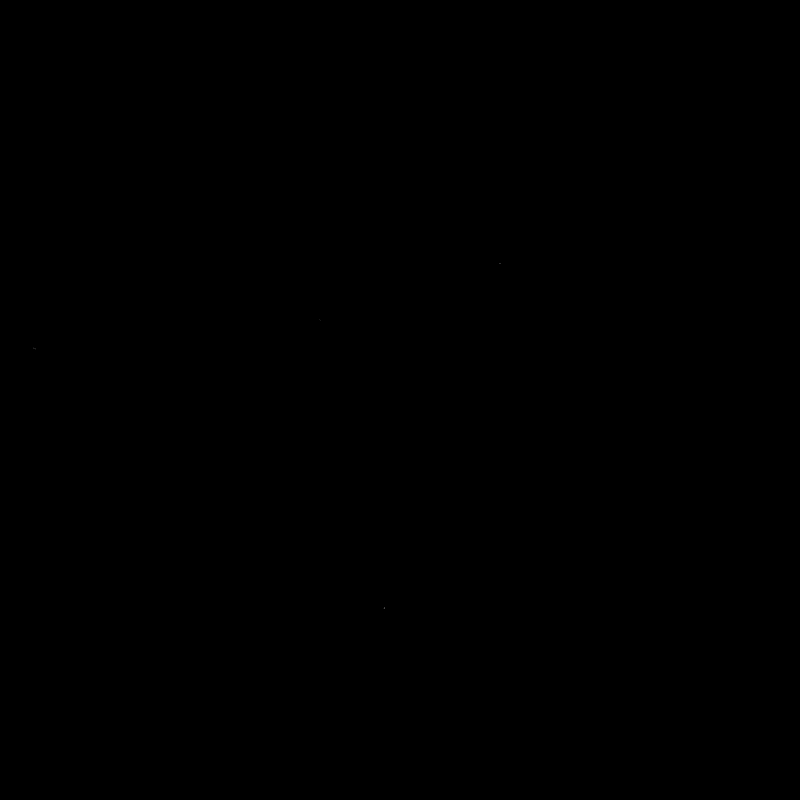
Frame 1 (no input)
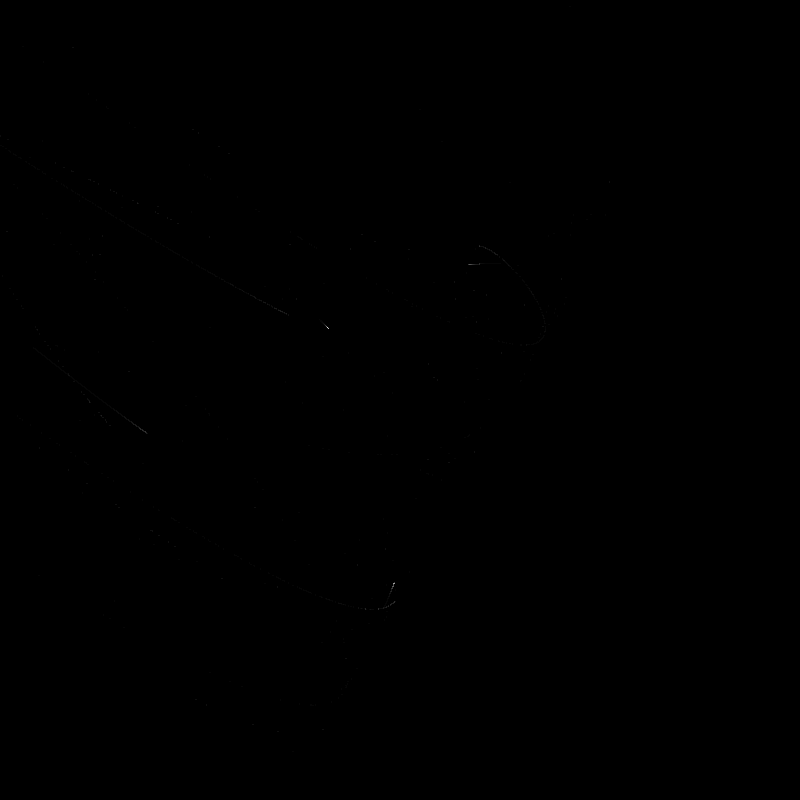
Frame 60 (the mouse pressed at the canvas centre just before this capture)
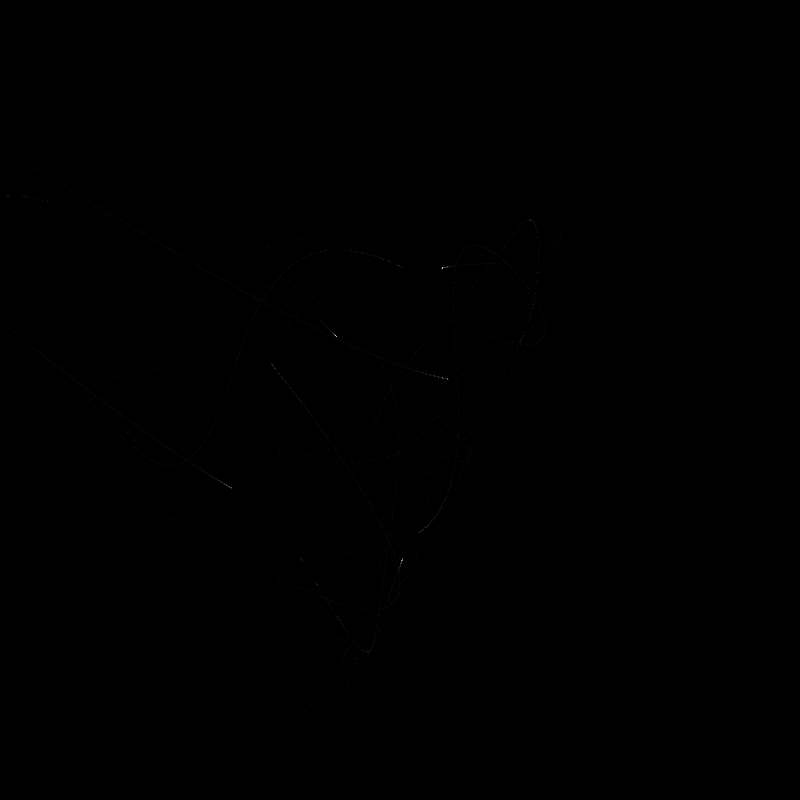
Frame 120 (the mouse held since frame 60 and released just before this capture)

The Processing sketch that drew these frames (run headless with seeded random() and noise(); from frame 60 on, the mouse is pressed at the canvas centre):

// Processing sketch: ChaosEquations
// ── ChaosEquations.pde

// https://www.youtube.com/watch?v=fDSIRXmnVvk

float t;
float dt;
float iterCount;
float amount;
float scale;


void setup() {
  size(800, 800);
  rectMode(CENTER);
  textAlign(RIGHT);
  background(0);
  setupVariables();
}


void setupVariables() {
  t = -0.6;
  dt = 0.001;
  iterCount = 150;
  amount = 150;
  scale = 6;
}


void draw() {
  translate(width/2, height/2);
  scale(width / scale, height / scale);
  fill(0, 20);
  rect(0, 0, width, height);
  stroke(255);
  strokeWeight(0.0001);

  for (int i = 0; i < iterCount; i++) {
    float px = t;
    float py = t;
    for (int o = 0; o < amount; o++) {
      point(px, py);
      float nx = -px*px - t*t + px*t - py*t - px;
      float ny = -px*px + t*t + px*t - px - py;
      // float nx = -py*py - px*t + py;
      // float ny = px*px - px*py + t;
      px = nx;
      py = ny;
    }
    t += dt/iterCount;
  }
}
